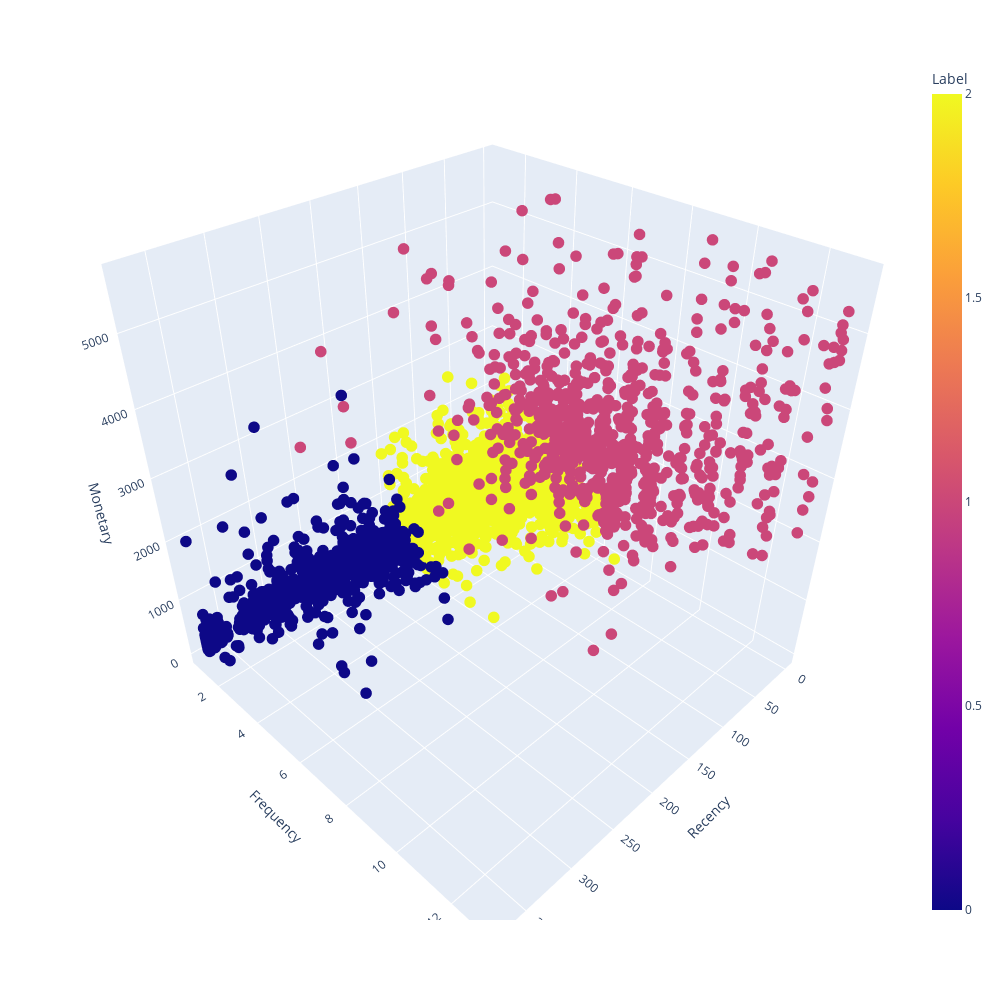

Notebook code for this chart:
### Markdown cell above
### Интерпретация результатов кластеризации

### Code cell
fig = px.scatter_3d(
    data_frame=rfm_table_cleaned,
    x='Recency',
    y = 'Frequency', 
    z = 'Monetary', 
    color='Label', 
    width=1000,
    height=1000
)
fig.update_traces(marker_size = 4) 
fig.show()
fig.write_html("plotly/scatter_3d_RFM.html")

### Figure 1 — Plotly figure (JSON) as saved in the notebook; plotly's stock layout.template omitted (floating-point values rounded to 4 significant figures; data arrays with more than 128 entries replaced by an {"elided": "..."} marker saying what was removed)
{"data": [{"hovertemplate": "Recency=%{x}<br>Frequency=%{y}<br>Monetary=%{z}<br>Label=%{marker.color}<extra></extra>", "legendgroup": "", "marker": {"color": {"elided": "4044 int values"}, "coloraxis": "coloraxis", "size": 4, "symbol": "circle"}, "mode": "markers", "name": "", "scene": "scene", "showlegend": false, "type": "scatter3d", "x": {"elided": "4044 int values"}, "y": {"elided": "4044 int values"}, "z": {"elided": "4044 float values"}}], "layout": {"coloraxis": {"colorbar": {"title": {"text": "Label"}}, "colorscale": [[0, "#0d0887"], [0.1111, "#46039f"], [0.2222, "#7201a8"], [0.3333, "#9c179e"], [0.4444, "#bd3786"], [0.5556, "#d8576b"], [0.6667, "#ed7953"], [0.7778, "#fb9f3a"], [0.8889, "#fdca26"], [1, "#f0f921"]]}, "height": 1000, "legend": {"tracegroupgap": 0}, "margin": {"t": 60}, "scene": {"domain": {"x": [0, 1], "y": [0, 1]}, "xaxis": {"title": {"text": "Recency"}}, "yaxis": {"title": {"text": "Frequency"}}, "zaxis": {"title": {"text": "Monetary"}}}, "width": 1000}}
